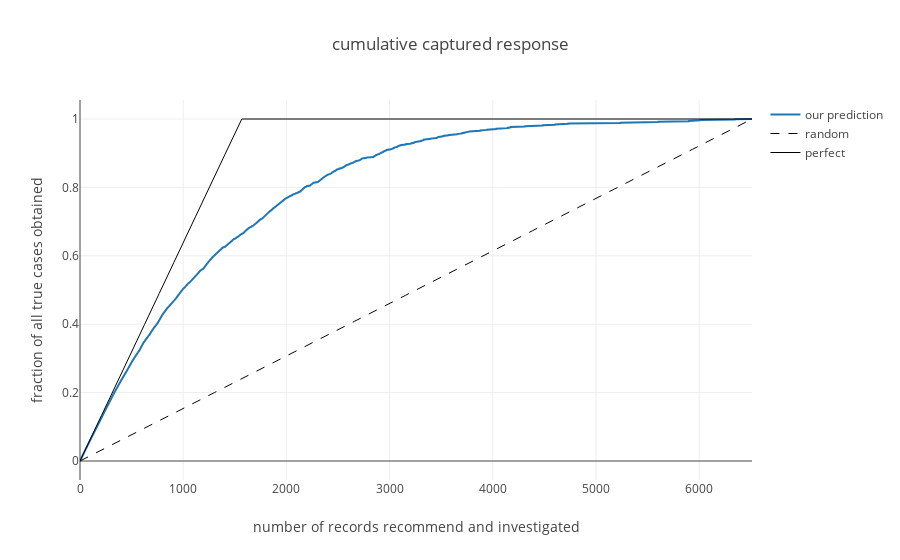

The cell this chart's notebook holds for it:
### Code cell
# create a figure to join the above
fig = go.Figure(
    data=data,
    layout=layout
)


plotly.offline.iplot(fig)

### Figure 1 — Plotly figure (JSON) as saved in the notebook; plotly's stock layout.template omitted (floating-point values rounded to 4 significant figures; data arrays with more than 128 entries replaced by an {"elided": "..."} marker saying what was removed)
{"data": [{"line": {"width": 2}, "mode": "lines", "name": "our prediction", "type": "scatter", "x": {"elided": "6513 int values"}, "y": {"elided": "6513 float values"}}, {"line": {"color": "black", "dash": "dash", "width": 1}, "mode": "lines", "name": "random", "type": "scatter", "x": {"elided": "6513 int values"}, "y": {"elided": "6513 float values"}}, {"line": {"color": "black", "dash": "dots", "width": 1}, "mode": "lines", "name": "perfect", "type": "scatter", "x": {"elided": "6513 int values"}, "y": {"elided": "6513 float values"}}], "layout": {"title": "cumulative captured response", "xaxis": {"title": "number of records recommend and investigated"}, "yaxis": {"title": "fraction of all true cases obtained"}}}
